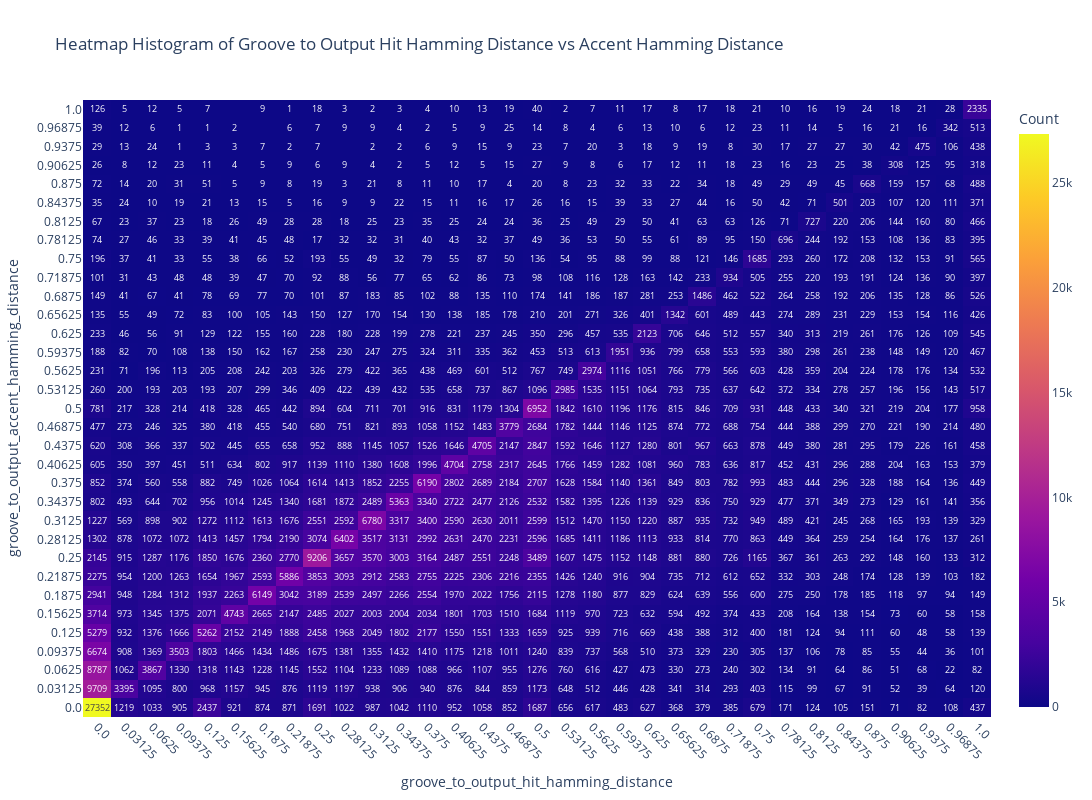

The notebook cell saved with this chart:
### Code cell
import pandas as pd
import plotly.graph_objects as go
import plotly.express as px
import numpy as np

def create_heatmap_histogram(df, key1, key2, bins=None, title=None, exclude_pairs=None,
                           show_zeros=False):
    """
    Creates an interactive heatmap histogram from a DataFrame using two keys.
    Shows frequency counts in each cell like a confusion matrix.

    Parameters:
    -----------
    df : pandas.DataFrame
        The input dataframe
    key1 : str
        Column name for x-axis
    key2 : str
        Column name for y-axis
    bins : int, tuple, or None, optional
        Number of bins for each dimension. If None (default), uses all unique values
    title : str, optional
        Plot title (default: auto-generated)
    exclude_pairs : list of tuples or tuple, optional
        Specific (key1, key2) value pairs to exclude from calculations
        e.g., [(10, 20), (15, 25)] or (10, 20) for single exclusion
    show_zeros : bool, optional
        Whether to show 0 counts in cells (default: False)

    Returns:
    --------
    plotly.graph_objects.Figure
        Interactive heatmap with counts
    """

    # Create a copy to avoid modifying original dataframe
    df_filtered = df.copy()

    # Handle exclusions
    if exclude_pairs is not None:
        # Convert single tuple to list of tuples
        if isinstance(exclude_pairs, tuple):
            exclude_pairs = [exclude_pairs]

        # Create boolean mask for rows to keep
        mask = pd.Series([True] * len(df_filtered), index=df_filtered.index)

        for pair in exclude_pairs:
            if len(pair) != 2:
                raise ValueError("Each exclusion pair must contain exactly 2 values")

            exclude_mask = (df_filtered[key1] == pair[0]) & (df_filtered[key2] == pair[1])
            mask = mask & ~exclude_mask

            # Print info about excluded points
            excluded_count = exclude_mask.sum()
            if excluded_count > 0:
                print(f"Excluded {excluded_count} points with ({key1}={pair[0]}, {key2}={pair[1]})")

        # Apply the mask
        df_filtered = df_filtered[mask]
        print(f"Total rows after exclusions: {len(df_filtered)} (original: {len(df)})")

    # Extract data for the two keys and remove NaN values
    valid_data = df_filtered[[key1, key2]].dropna()
    x_data = valid_data[key1]
    y_data = valid_data[key2]

    if len(x_data) == 0:
        print("Warning: No valid data points remaining after exclusions and NaN removal")
        return None

    # Handle bins=None case (use unique values)
    if bins is None:
        # Create cross-tabulation using unique values
        crosstab = pd.crosstab(y_data, x_data, dropna=False)

        # Get sorted unique values for consistent ordering
        x_values = sorted(x_data.unique())
        y_values = sorted(y_data.unique())

        # Reindex to ensure all values are present
        crosstab = crosstab.reindex(index=y_values, columns=x_values, fill_value=0)

        # Create labels (convert to string for display)
        x_labels = [str(x) for x in x_values]
        y_labels = [str(y) for y in y_values]

        # Get the count matrix
        count_matrix = crosstab.values

    else:
        # Use binning approach for numeric bins
        # Create 2D histogram using numpy
        hist, x_edges, y_edges = np.histogram2d(x_data, y_data, bins=bins)

        # Create bin labels for better readability
        x_labels = []
        for i in range(len(x_edges) - 1):
            x_labels.append(f"{x_edges[i]:.1f}-{x_edges[i+1]:.1f}")

        y_labels = []
        for i in range(len(y_edges) - 1):
            y_labels.append(f"{y_edges[i]:.1f}-{y_edges[i+1]:.1f}")

        # Transpose histogram for correct orientation
        count_matrix = hist.T

    # Create text annotations for each cell (showing the count)
    text_annotations = []
    for i in range(len(y_labels)):
        row = []
        for j in range(len(x_labels)):
            count = int(count_matrix[i, j])
            if count > 0 or show_zeros:
                row.append(str(count))
            else:
                row.append("")  # Don't show 0s for cleaner look unless requested
        text_annotations.append(row)

    # Create the heatmap
    fig = go.Figure(data=go.Heatmap(
        z=count_matrix,
        x=x_labels,
        y=y_labels,
        text=text_annotations,
        texttemplate="%{text}",
        textfont={"size": max(8, min(12, 300 // max(len(x_labels), len(y_labels))))},  # Dynamic font size
        colorscale='Plasma', # 'YlGnBu', 'Cividis', 'Plasma', 'Inferno', 'Magma'
        showscale=True,
        colorbar=dict(title="Count"),
        hovertemplate=f'{key1}: %{{x}}<br>{key2}: %{{y}}<br>Count: %{{z}}<extra></extra>'
    ))

    # Update layout
    if title is None:
        exclusion_info = f" (Excluded {len(exclude_pairs)} pairs)" if exclude_pairs else ""
        bins_info = "All unique values" if bins is None else f"{bins} bins"
        title = f'Heatmap: {key1} vs {key2} ({bins_info}){exclusion_info}'

    # Dynamic sizing based on number of categories
    plot_width = max(600, len(x_labels) * 40)
    plot_height = max(400, len(y_labels) * 30)

    fig.update_layout(
        title=title,
        xaxis_title=key1,
        yaxis_title=key2,
        width=min(plot_width, 1200),  # Cap maximum width
        height=min(plot_height, 800), # Cap maximum height
        xaxis=dict(tickangle=45 if len(x_labels) > 10 else 0),
        yaxis=dict(tickangle=0)
    )

    return fig

def create_binned_heatmap_histogram(df, key1, key2, bins=20, title=None, exclude_pairs=None,
                                  show_zeros=False):
    """
    Creates a heatmap for continuous data with explicit binning.
    This is the old behavior when you specifically want to bin continuous data.

    Parameters are the same as create_heatmap_histogram but bins defaults to 20.
    """
    return create_heatmap_histogram(df, key1, key2, bins=bins, title=title,
                                  exclude_pairs=exclude_pairs, show_zeros=show_zeros)

# Helper function to check data characteristics
def analyze_data_for_binning(df, key1, key2):
    """
    Analyzes the data to suggest whether binning might be needed.

    Returns:
    --------
    dict: Information about the data characteristics
    """
    x_data = df[key1].dropna()
    y_data = df[key2].dropna()

    x_unique_count = x_data.nunique()
    y_unique_count = y_data.nunique()

    x_is_numeric = pd.api.types.is_numeric_dtype(x_data)
    y_is_numeric = pd.api.types.is_numeric_dtype(y_data)

    analysis = {
        'x_unique_count': x_unique_count,
        'y_unique_count': y_unique_count,
        'x_is_numeric': x_is_numeric,
        'y_is_numeric': y_is_numeric,
        'total_combinations': x_unique_count * y_unique_count,
        'data_points': len(df[[key1, key2]].dropna())
    }

    # Suggestions
    if analysis['total_combinations'] > 100:
        analysis['suggestion'] = f"Consider using bins (e.g., bins=20) as you have {analysis['total_combinations']} unique combinations"
    elif analysis['total_combinations'] > 50:
        analysis['suggestion'] = "Data might benefit from binning for cleaner visualization"
    else:
        analysis['suggestion'] = "Using unique values (bins=None) should work well"

    return analysis

# Example usage:
"""
import pandas as pd
import numpy as np

# Example 1: Discrete/Categorical data (bins=None works great)
np.random.seed(42)
df_discrete = pd.DataFrame({
    'department': np.random.choice(['Sales', 'Engineering', 'Marketing', 'HR'], 500),
    'rating': np.random.choice([1, 2, 3, 4, 5], 500),
    'experience': np.random.choice(['Junior', 'Mid', 'Senior'], 500)
})

# This will use all unique values automatically
fig1 = create_heatmap_histogram(df_discrete, 'department', 'rating',
                               title='Department vs Rating (All Unique Values)')
fig1.show()

# Example 2: Continuous data with bins=None (might create many unique values)
df_continuous = pd.DataFrame({
    'height': np.random.normal(170, 10, 1000),
    'weight': np.random.normal(70, 15, 1000),
    'age': np.random.randint(18, 80, 1000)
})

# Check data characteristics first
analysis = analyze_data_for_binning(df_continuous, 'height', 'weight')
print("Data analysis:", analysis)

# This might create a very sparse heatmap due to many unique float values
fig2 = create_heatmap_histogram(df_continuous, 'height', 'weight',
                               title='Height vs Weight (All Unique Values - Might be Sparse)')

# Better approach for continuous data - use binning
fig3 = create_heatmap_histogram(df_continuous, 'height', 'weight', bins=15,
                               title='Height vs Weight (15x15 bins)')
fig3.show()

# Example 3: Integer data works well with bins=None
df_integers = pd.DataFrame({
    'score1': np.random.randint(0, 11, 1000),  # 0-10 score
    'score2': np.random.randint(0, 11, 1000),  # 0-10 score
    'category': np.random.choice(['A', 'B', 'C'], 1000)
})

fig4 = create_heatmap_histogram(df_integers, 'score1', 'score2',
                               title='Score1 vs Score2 (Integer Values)')
fig4.show()

# Example 4: With exclusions
fig5 = create_heatmap_histogram(df_discrete, 'department', 'rating',
                               exclude_pairs=[('Sales', 5), ('HR', 1)],
                               show_zeros=True,
                               title='Department vs Rating (With Exclusions)')
fig5.show()
"""

create_heatmap_histogram(control_features_df,
                         key1="groove_to_output_hit_hamming_distance",
                         key2="groove_to_output_accent_hamming_distance",
                         bins=None,
                         title="Heatmap Histogram of Groove to Output Hit Hamming Distance vs Accent Hamming Distance",
                         )

### Figure 1 — Plotly figure (JSON) as saved in the notebook; plotly's stock layout.template omitted (floating-point values rounded to 4 significant figures; data arrays with more than 128 entries replaced by an {"elided": "..."} marker saying what was removed)
{"data": [{"colorbar": {"title": {"text": "Count"}}, "colorscale": [[0, "#0d0887"], [0.1111, "#46039f"], [0.2222, "#7201a8"], [0.3333, "#9c179e"], [0.4444, "#bd3786"], [0.5556, "#d8576b"], [0.6667, "#ed7953"], [0.7778, "#fb9f3a"], [0.8889, "#fdca26"], [1, "#f0f921"]], "hovertemplate": "groove_to_output_hit_hamming_distance: %{x}<br>groove_to_output_accent_hamming_distance: %{y}<br>Count: %{z}<extra></extra>", "showscale": true, "text": {"elided": "33x33 str values"}, "textfont": {"size": 9}, "texttemplate": "%{text}", "type": "heatmap", "x": ["0.0", "0.03125", "0.0625", "0.09375", "0.125", "0.15625", "0.1875", "0.21875", "0.25", "0.28125", "0.3125", "0.34375", "0.375", "0.40625", "0.4375", "0.46875", "0.5", "0.53125", "0.5625", "0.59375", "0.625", "0.65625", "0.6875", "0.71875", "0.75", "0.78125", "0.8125", "0.84375", "0.875", "0.90625", "0.9375", "0.96875", "1.0"], "y": ["0.0", "0.03125", "0.0625", "0.09375", "0.125", "0.15625", "0.1875", "0.21875", "0.25", "0.28125", "0.3125", "0.34375", "0.375", "0.40625", "0.4375", "0.46875", "0.5", "0.53125", "0.5625", "0.59375", "0.625", "0.65625", "0.6875", "0.71875", "0.75", "0.78125", "0.8125", "0.84375", "0.875", "0.90625", "0.9375", "0.96875", "1.0"], "z": {"elided": "33x33 int values"}}], "layout": {"height": 800, "title": {"text": "Heatmap Histogram of Groove to Output Hit Hamming Distance vs Accent Hamming Distance"}, "width": 1200, "xaxis": {"tickangle": 45, "title": {"text": "groove_to_output_hit_hamming_distance"}}, "yaxis": {"tickangle": 0, "title": {"text": "groove_to_output_accent_hamming_distance"}}}}
